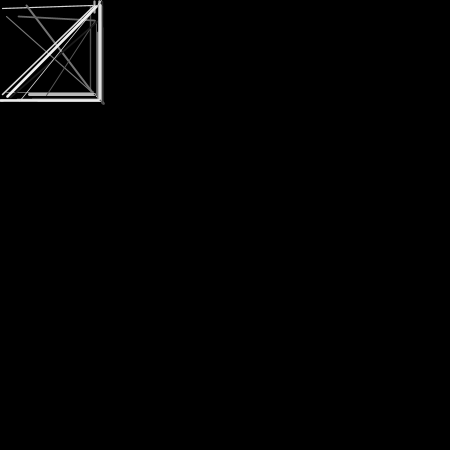
Frame 1 (no input)
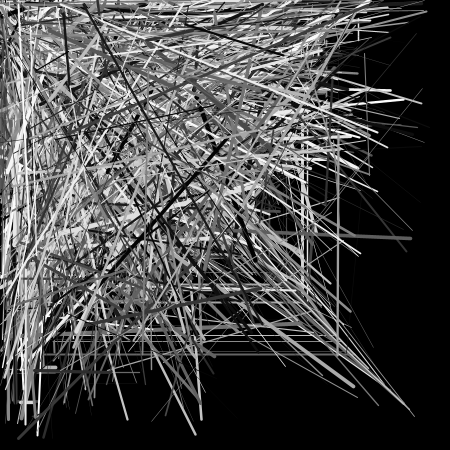
Frame 60 (the mouse pressed at the canvas centre just before this capture)
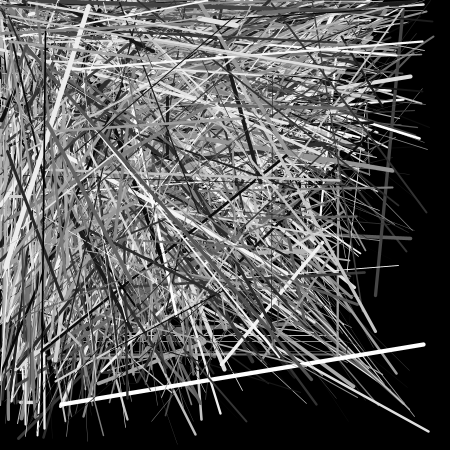
Frame 120 (the mouse held since frame 60 and released just before this capture)

The Processing sketch that drew these frames (run headless with seeded random() and noise(); from frame 60 on, the mouse is pressed at the canvas centre):

// Processing sketch: processing_14575
// ── processing_14575.pde

float scale;

void setup() {
  size(450,450);
  background(0);
  scale=width/10;
}

void draw(){
  
  for(int i=0; i<scale; i++){
    line(millis()%random(450), millis()%random(450), millis()%random(450), millis()%random(450));
    strokeWeight(millis()%random(1,5));
    stroke(random(255));
  }
}

                
                
